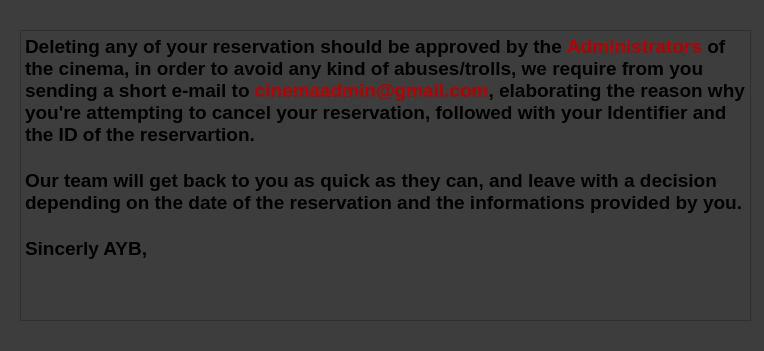
<?xml version="1.0" encoding="UTF-8"?>
<ui version="4.0">
 <class>reqdel</class>
 <widget class="QWidget" name="reqdel">
  <property name="geometry">
   <rect>
    <x>0</x>
    <y>0</y>
    <width>764</width>
    <height>351</height>
   </rect>
  </property>
  <property name="windowTitle">
   <string>Form</string>
  </property>
  <property name="styleSheet">
   <string notr="true">background-color: rgb(61, 61, 61);</string>
  </property>
  <widget class="QTextBrowser" name="textBrowser">
   <property name="geometry">
    <rect>
     <x>20</x>
     <y>30</y>
     <width>731</width>
     <height>291</height>
    </rect>
   </property>
   <property name="html">
    <string>&lt;!DOCTYPE HTML PUBLIC &quot;-//W3C//DTD HTML 4.0//EN&quot; &quot;http://www.w3.org/TR/REC-html40/strict.dtd&quot;&gt;
&lt;html&gt;&lt;head&gt;&lt;meta name=&quot;qrichtext&quot; content=&quot;1&quot; /&gt;&lt;meta charset=&quot;utf-8&quot; /&gt;&lt;style type=&quot;text/css&quot;&gt;
p, li { white-space: pre-wrap; }
hr { height: 1px; border-width: 0; }
li.unchecked::marker { content: &quot;\2610&quot;; }
li.checked::marker { content: &quot;\2612&quot;; }
&lt;/style&gt;&lt;/head&gt;&lt;body style=&quot; font-family:'Segoe UI'; font-size:9pt; font-weight:400; font-style:normal;&quot;&gt;
&lt;p style=&quot; margin-top:0px; margin-bottom:0px; margin-left:0px; margin-right:0px; -qt-block-indent:0; text-indent:0px;&quot;&gt;&lt;span style=&quot; font-size:14pt; font-weight:700; color:#000000;&quot;&gt;Deleting any of your reservation should be approved by the &lt;/span&gt;&lt;span style=&quot; font-size:14pt; font-weight:700; color:#b40000;&quot;&gt;Administrators&lt;/span&gt;&lt;span style=&quot; font-size:14pt; font-weight:700; color:#000000;&quot;&gt; of the cinema, in order to avoid any kind of abuses/trolls, we require from you sending a short e-mail to &lt;/span&gt;&lt;span style=&quot; font-size:14pt; font-weight:700; color:#b40000;&quot;&gt;cinemaadmin@gmail.com&lt;/span&gt;&lt;span style=&quot; font-size:14pt; font-weight:700; color:#000000;&quot;&gt;, elaborating the reason why you're attempting to cancel your reservation, followed with your Identifier and the ID of the reservartion.&lt;/span&gt;&lt;/p&gt;
&lt;p style=&quot;-qt-paragraph-type:empty; margin-top:0px; margin-bottom:0px; margin-left:0px; margin-right:0px; -qt-block-indent:0; text-indent:0px; font-size:14pt; font-weight:700; color:#000000;&quot;&gt;&lt;br /&gt;&lt;/p&gt;
&lt;p style=&quot; margin-top:0px; margin-bottom:0px; margin-left:0px; margin-right:0px; -qt-block-indent:0; text-indent:0px;&quot;&gt;&lt;span style=&quot; font-size:14pt; font-weight:700; color:#000000;&quot;&gt;Our team will get back to you as quick as they can, and leave with a decision depending on the date of the reservation and the informations provided by you.&lt;/span&gt;&lt;/p&gt;
&lt;p style=&quot;-qt-paragraph-type:empty; margin-top:0px; margin-bottom:0px; margin-left:0px; margin-right:0px; -qt-block-indent:0; text-indent:0px; font-size:14pt; font-weight:700; color:#000000;&quot;&gt;&lt;br /&gt;&lt;/p&gt;
&lt;p style=&quot; margin-top:0px; margin-bottom:0px; margin-left:0px; margin-right:0px; -qt-block-indent:0; text-indent:0px;&quot;&gt;&lt;span style=&quot; font-size:14pt; font-weight:700; color:#000000;&quot;&gt;Sincerly AYB, &lt;/span&gt;&lt;/p&gt;&lt;/body&gt;&lt;/html&gt;</string>
   </property>
  </widget>
 </widget>
 <resources/>
 <connections/>
</ui>
